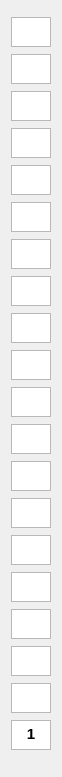
   <widget class="QWidget" name="verticalLayoutWidget">
    <property name="geometry">
     <rect>
      <x>20</x>
      <y>70</y>
      <width>50</width>
      <height>777</height>
     </rect>
    </property>
    <layout class="QVBoxLayout" name="verticalLayout">
     <property name="spacing">
      <number>1</number>
     </property>
     <item>
      <widget class="QTextEdit" name="textEdit_36">
       <property name="maximumSize">
        <size>
         <width>40</width>
         <height>30</height>
        </size>
       </property>
      </widget>
     </item>
     <item>
      <widget class="QTextEdit" name="textEdit_37">
       <property name="maximumSize">
        <size>
         <width>40</width>
         <height>30</height>
        </size>
       </property>
      </widget>
     </item>
     <item>
      <widget class="QTextEdit" name="textEdit_40">
       <property name="maximumSize">
        <size>
         <width>40</width>
         <height>30</height>
        </size>
       </property>
      </widget>
     </item>
     <item>
      <widget class="QTextEdit" name="textEdit_39">
       <property name="maximumSize">
        <size>
         <width>40</width>
         <height>30</height>
        </size>
       </property>
      </widget>
     </item>
     <item>
      <widget class="QTextEdit" name="textEdit_38">
       <property name="maximumSize">
        <size>
         <width>40</width>
         <height>30</height>
        </size>
       </property>
      </widget>
     </item>
     <item>
      <widget class="QTextEdit" name="textEdit_31">
       <property name="maximumSize">
        <size>
         <width>40</width>
         <height>30</height>
        </size>
       </property>
      </widget>
     </item>
     <item>
      <widget class="QTextEdit" name="textEdit_24">
       <property name="maximumSize">
        <size>
         <width>40</width>
         <height>30</height>
        </size>
       </property>
      </widget>
     </item>
     <item>
      <widget class="QTextEdit" name="textEdit_27">
       <property name="maximumSize">
        <size>
         <width>40</width>
         <height>30</height>
        </size>
       </property>
      </widget>
     </item>
     <item>
      <widget class="QTextEdit" name="textEdit_26">
       <property name="maximumSize">
        <size>
         <width>40</width>
         <height>30</height>
        </size>
       </property>
      </widget>
     </item>
     <item>
      <widget class="QTextEdit" name="textEdit_25">
       <property name="maximumSize">
        <size>
         <width>40</width>
         <height>30</height>
        </size>
       </property>
      </widget>
     </item>
     <item>
      <widget class="QTextEdit" name="textEdit_23">
       <property name="maximumSize">
        <size>
         <width>40</width>
         <height>30</height>
        </size>
       </property>
      </widget>
     </item>
     <item>
      <widget class="QTextEdit" name="textEdit_22">
       <property name="maximumSize">
        <size>
         <width>40</width>
         <height>30</height>
        </size>
       </property>
      </widget>
     </item>
     <item>
      <widget class="QTextEdit" name="textEdit_30">
       <property name="maximumSize">
        <size>
         <width>40</width>
         <height>30</height>
        </size>
       </property>
      </widget>
     </item>
     <item>
      <widget class="QTextEdit" name="textEdit_29">
       <property name="maximumSize">
        <size>
         <width>40</width>
         <height>30</height>
        </size>
       </property>
      </widget>
     </item>
     <item>
      <widget class="QTextEdit" name="textEdit_28">
       <property name="maximumSize">
        <size>
         <width>40</width>
         <height>30</height>
        </size>
       </property>
      </widget>
     </item>
     <item>
      <widget class="QTextEdit" name="textEdit_34">
       <property name="maximumSize">
        <size>
         <width>40</width>
         <height>30</height>
        </size>
       </property>
      </widget>
     </item>
     <item>
      <widget class="QTextEdit" name="textEdit_33">
       <property name="maximumSize">
        <size>
         <width>40</width>
         <height>30</height>
        </size>
       </property>
      </widget>
     </item>
     <item>
      <widget class="QTextEdit" name="textEdit_32">
       <property name="maximumSize">
        <size>
         <width>40</width>
         <height>30</height>
        </size>
       </property>
      </widget>
     </item>
     <item>
      <widget class="QTextEdit" name="textEdit_21">
       <property name="maximumSize">
        <size>
         <width>40</width>
         <height>30</height>
        </size>
       </property>
      </widget>
     </item>
     <item>
      <widget class="QTextEdit" name="textEdit_35">
       <property name="maximumSize">
        <size>
         <width>40</width>
         <height>30</height>
        </size>
       </property>
       <property name="html">
        <string>&lt;!DOCTYPE HTML PUBLIC &quot;-//W3C//DTD HTML 4.0//EN&quot; &quot;http://www.w3.org/TR/REC-html40/strict.dtd&quot;&gt;
&lt;html&gt;&lt;head&gt;&lt;meta name=&quot;qrichtext&quot; content=&quot;1&quot; /&gt;&lt;style type=&quot;text/css&quot;&gt;
p, li { white-space: pre-wrap; }
&lt;/style&gt;&lt;/head&gt;&lt;body style=&quot; font-family:'Ubuntu'; font-size:11pt; font-weight:400; font-style:normal;&quot;&gt;
&lt;p align=&quot;center&quot; style=&quot; margin-top:0px; margin-bottom:0px; margin-left:0px; margin-right:0px; -qt-block-indent:0; text-indent:0px;&quot;&gt;&lt;span style=&quot; font-weight:600;&quot;&gt;1&lt;/span&gt;&lt;/p&gt;&lt;/body&gt;&lt;/html&gt;</string>
       </property>
      </widget>
     </item>
    </layout>
   </widget>
